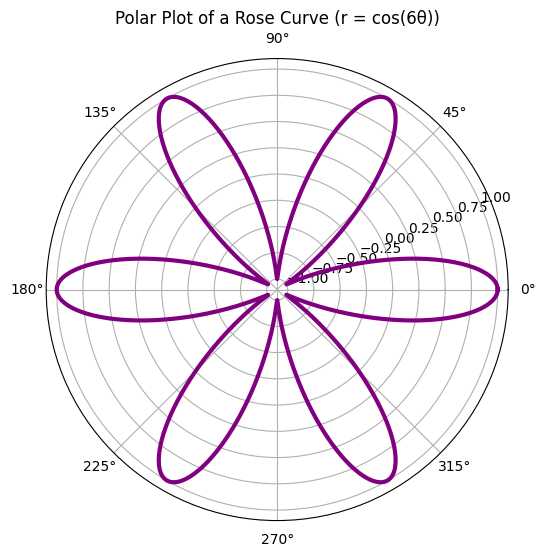

This chart was generated by the following Python code:
import matplotlib.pyplot as plt
import numpy as np

# Example: Plotting a mathematical "rose" curve on a polar chart
theta = np.linspace(0, 2. * np.pi, 1000) # Angle from 0 to 2*pi

# A simple rose curve equation
radius = np.cos(6 * theta)

plt.figure(figsize=(6,6))
ax = plt.subplot(111, projection='polar')
ax.plot(theta, radius, color='purple', linewidth=3)
ax.set_title("Polar Plot of a Rose Curve (r = cos(6θ))")
plt.show()
